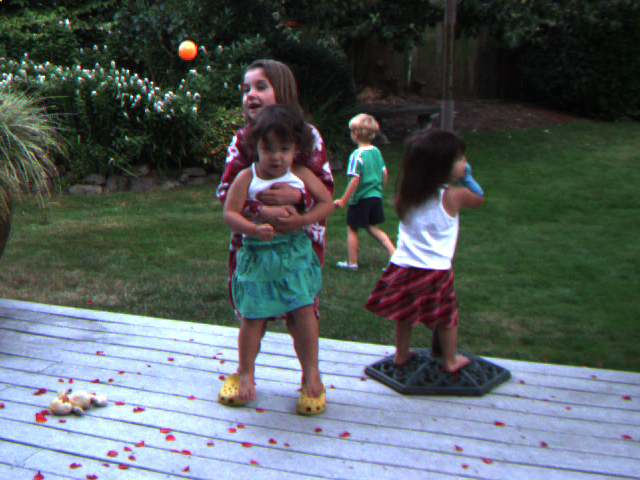
#> input picture CS484 - Introduction to Computer Vision/HW3/HW3/dataset/videos/2/frame07.png, 640 x 480 px; its folder holds only this picture in this run
$ jupyter execute --allow-errors cs484_hw3.ipynb   (shell and % lines are left out)   (older library calls are emulated)
#> lines starting #> are read from the running program, lines starting #| are printed output that depends on the picture; after the words box and inside, x2 and y2 are one past the last pixel; in counts of white or black regions, pixels touching at a corner belong together
[cell 1]
import cv2
import numpy as np
import glob
import os
import matplotlib.pyplot as plt
import re

## Implementation of Single-Scale Lucas-Kanade Alignment

[cell 2]
# [119 lines left out: functions compute_image_gradients, bilinear_interpolate, lucas_kanade_alignment, visualize_alignment, visualize_alignment_with_template, not called in this run]

#> (the rest of this cell did not finish here and is left out)

## Implementation of Pyramidal Lucas-Kanade Alignment

[cell 3]
# [214 lines left out: functions convolve, gaussian_blur, compute_image_gradients, bilinear_interpolate, build_pyramid, lucas_kanade_single_scale and 4 more, not called in this run]

#> (the rest of this cell did not finish here and is left out)

## Implementation of Pyramidal Kanade-Lucas-Tomasi (KLT) Tracker

[cell 4]
def gaussian_blur(I):
    return cv2.GaussianBlur(I, (3,3), sigmaX=1, sigmaY=1)

def compute_image_gradients(I):
    I = I.astype(np.float32)
    Ix = cv2.Sobel(I, cv2.CV_32F, 1, 0, ksize=3)
    Iy = cv2.Sobel(I, cv2.CV_32F, 0, 1, ksize=3)
    return Ix, Iy

# [31 lines left out: functions bilinear_interpolate, build_pyramid, not called in this run]

def harris_corners(I, window_size=3, k=0.04, threshold=1e-5):
    Ix, Iy = compute_image_gradients(I)
    Ixx = Ix * Ix
    Iyy = Iy * Iy
    Ixy = Ix * Iy

    Ixx = gaussian_blur(Ixx)
    Iyy = gaussian_blur(Iyy)
    Ixy = gaussian_blur(Ixy)

    R = (Ixx * Iyy - Ixy**2) - k*(Ixx + Iyy)**2

    corners = []
    offset = window_size//2
    for y in range(offset, I.shape[0]-offset):
        for x in range(offset, I.shape[1]-offset):
            val = R[y,x]
            if val > threshold:
                window = R[y-offset:y+offset+1, x-offset:x+offset+1]
                if val == np.max(window):
                    corners.append((x,y,val))

    corners.sort(key=lambda c: c[2], reverse=True)
    return corners

# [71 lines left out: functions lucas_kanade_point, lucas_kanade_point_pyramid, not called in this run]

def track_corners_klt(frames, bounding_box, harris_thresh=1e-5, harris_k=0.04, corner_count=50,
                      epsilon=1e-3, max_iterations=30, re_detection_rate=5, window_size=15, pyramid_levels=3):
#> called with bounding_box = (170, 35, 40, 30), harris_thresh = 0.001, harris_k = 0.05, corner_count = 30, epsilon = 0.0001, max_iterations = 100000, re_detection_rate = 2, window_size = 15
    x, y, w, h = bounding_box

    I0 = cv2.imread(frames[0], cv2.IMREAD_GRAYSCALE)
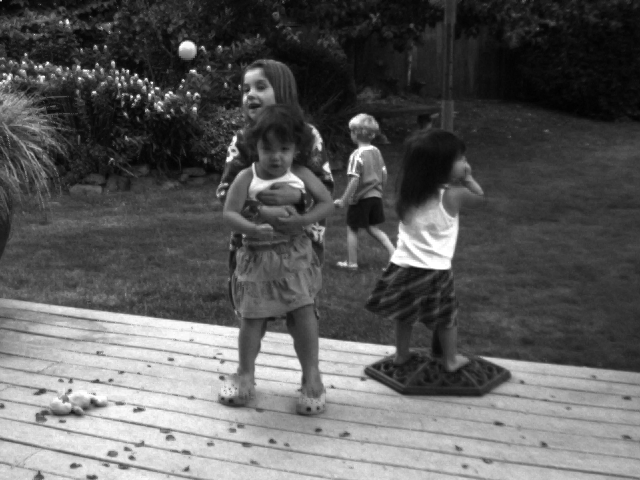
#> I0: shape (480, 640); min 0, max 255, mean 91.7
    if I0 is None:
        raise IOError(f"Could not load frame {frames[0]}")

    corners = harris_corners(I0, threshold=harris_thresh, k=harris_k)
#> in compute_image_gradients, `Ix = cv2.Sobel(I, cv2.CV_32F, 1, 0, ksize=3)`:
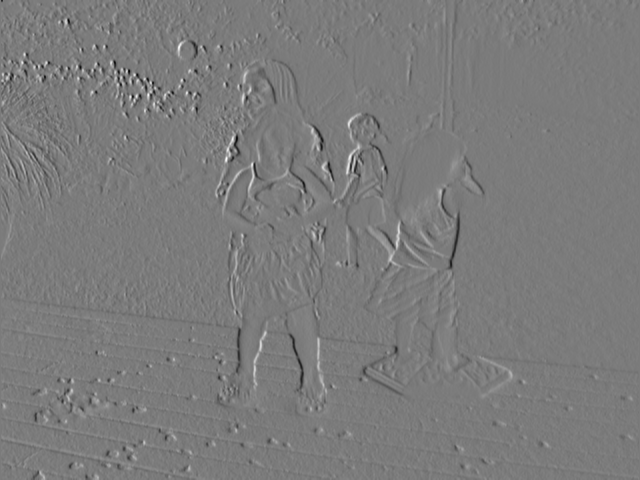
#> Ix: shape (480, 640) float32; min -722, max 765, mean -0.5; drawn with min black and max white
#> in compute_image_gradients, `Iy = cv2.Sobel(I, cv2.CV_32F, 0, 1, ksize=3)`:
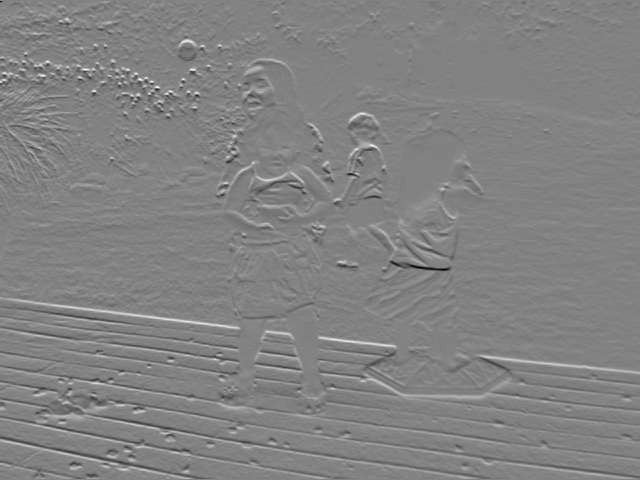
#> Iy: shape (480, 640) float32; min -823, max 791, mean 2.8; drawn with min black and max white
#> in harris_corners, `Ixx = Ix * Ix`:
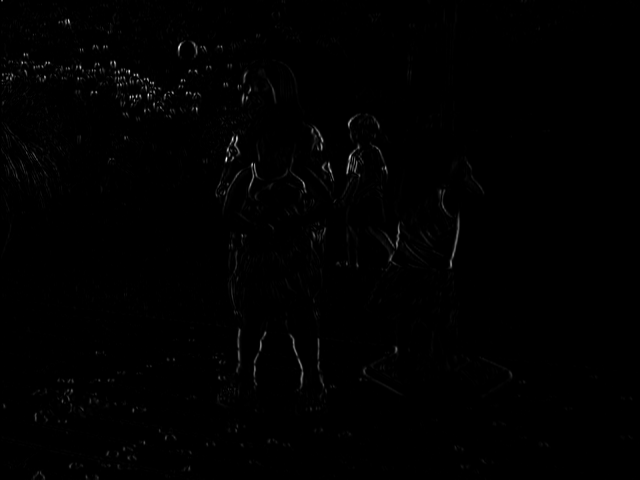
#> Ixx: shape (480, 640) float32; min 0, max 585225, mean 3125; drawn with min black and max white
#> in harris_corners, `Iyy = Iy * Iy`:
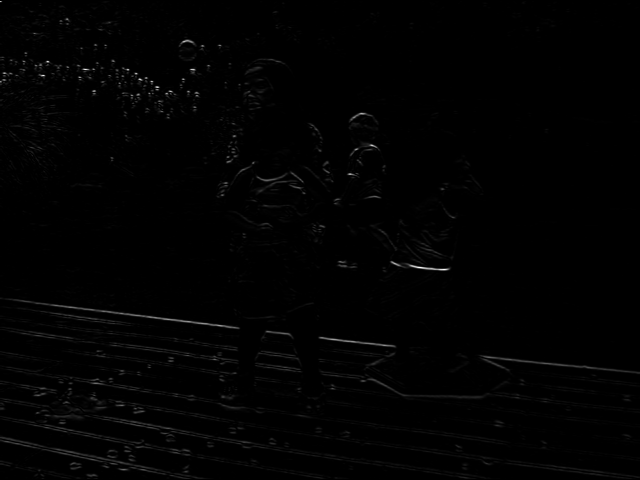
#> Iyy: shape (480, 640) float32; min 0, max 677329, mean 5801.8; drawn with min black and max white
#> in harris_corners, `Ixy = Ix * Iy`:
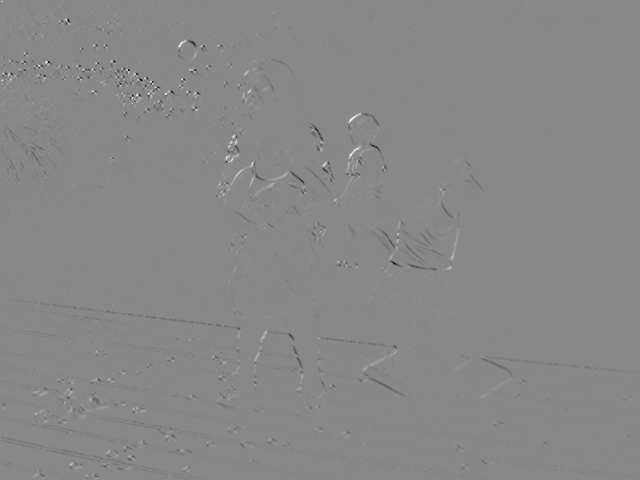
#> Ixy: shape (480, 640) float32; min -265185, max 230232, mean -561.7; drawn with min black and max white
#> after the loop in harris_corners, `for y in range(offset, I.shape[0]-offset):`: corners = 13050 items, first 6: (115, 1, 13394186), (162, 1, 909622.8), (176, 1, 240750.4), (200, 1, 101981.9), (306, 1, 361348.1), (372, 1, 161471.6)
#> corners = 13050 items, first 6: (128, 70, 2.8e+10), (151, 82, 2.39e+10), (47, 62, 2.28e+10), (136, 74, 2.03e+10), (44, 76, 1.78e+10), (131, 96, 1.66e+10)
    corners_inside = [(cx, cy) for (cx, cy, _) in corners if x <= cx < x+w and y <= cy < y+h]
#> corners_inside = 42 pairs, first value 171 to 209, second value 36 to 62
    corners_inside = corners_inside[:corner_count]
#> corners_inside = 30 pairs, first value 171 to 209, second value 36 to 62

    tracked_boxes = [(x, y, w, h)]
    all_corners_per_frame = [corners_inside.copy()]
    prev_frame = I0.copy()

    for i, f in enumerate(frames[1:], start=1):
        I = cv2.imread(f, cv2.IMREAD_GRAYSCALE)
        if I is None:
            raise IOError(f"Could not load frame {f}")

        new_corners = []
        displacements = []
        for (cx, cy) in corners_inside:
            nx, ny = lucas_kanade_point_pyramid(prev_frame, I, cx, cy,
                                                levels=pyramid_levels,
                                                window_size=window_size,
                                                epsilon=epsilon,
                                                max_iterations=max_iterations,
                                                frame_name=os.path.basename(f))
            new_corners.append((nx, ny))
            displacements.append((nx - cx, ny - cy))

        if len(displacements) > 0:
            dx_vals = [d[0] for d in displacements]
            dy_vals = [d[1] for d in displacements]
            median_dx = np.median(dx_vals)
            median_dy = np.median(dy_vals)

            abs_dev_dx = [abs(dx - median_dx) for dx in dx_vals]
            abs_dev_dy = [abs(dy - median_dy) for dy in dy_vals]

            thr = 5.0 * np.mean(abs_dev_dx + abs_dev_dy) if len(abs_dev_dx+abs_dev_dy) > 0 else 0

            filtered_corners = []
            filtered_displacements = []
            for (nx, ny), (dx, dy) in zip(new_corners, displacements):
                dev = abs(dx - median_dx) + abs(dy - median_dy)
                if dev < thr:
                    filtered_corners.append((nx, ny))
                    filtered_displacements.append((dx, dy))
            new_corners = filtered_corners
            displacements = filtered_displacements
        else:
            new_corners = []
            displacements = []

        stable_corners = [(nx, ny) for (nx, ny) in new_corners if x <= nx < x+w and y <= ny < y+h]
        new_corners = stable_corners

        if len(displacements) > 0:
            dx_vals = [d[0] for d in displacements]
            dy_vals = [d[1] for d in displacements]
            box_dx = np.median(dx_vals)
            box_dy = np.median(dy_vals)

        else:
            box_dx, box_dy = 0, 0

        x += box_dx
        y += box_dy
        x, y = int(round(x)), int(round(y))

        corners_inside = new_corners

        if (i % re_detection_rate) == 0 or len(corners_inside) < corner_count:
            corners = harris_corners(I, threshold=harris_thresh, k=harris_k)
            new_candidates = [(cx, cy) for (cx, cy, _) in corners if x <= cx < x+w and y <= cy < y+h]
            needed = corner_count - len(corners_inside)
            corners_inside.extend(new_candidates[:needed])

        tracked_boxes.append((x, y, w, h))
        prev_frame = I
        all_corners_per_frame.append(corners_inside.copy())

    return tracked_boxes, all_corners_per_frame

def visualize_tracking(frames, tracked_boxes, all_corners_per_frame, save_images=False, out_dir="output"):
    if save_images and not os.path.exists(out_dir):
        os.makedirs(out_dir)

    all_results = []

    for i, f in enumerate(frames):
        I = cv2.imread(f)
        if I is None:
            continue
        (x, y, w, h) = tracked_boxes[i]
        corners = all_corners_per_frame[i]

        print(f"Frame {i}: Bounding Box -> x={x}, y={y}, w={w}, h={h}")
        cv2.rectangle(I, (x, y), (x+w, y+h), (0,255,0), 2)
        for (cx, cy) in corners:
            cv2.circle(I, (int(round(cx)), int(round(cy))), 3, (0,0,255), -1)

        all_results.append(I)

        if save_images:
            out_path = os.path.join(out_dir, f"tracked_{i:04d}.png")
            cv2.imwrite(out_path, I)

    cols = 5
    rows = (len(all_results) + cols - 1) // cols

    plt.figure(figsize=(15, rows * 3))
    for i, result in enumerate(all_results):
        plt.subplot(rows, cols, i + 1)
        plt.imshow(cv2.cvtColor(result, cv2.COLOR_BGR2RGB))
        plt.title(f"Frame {i}\nBox: x={tracked_boxes[i][0]}, y={tracked_boxes[i][1]}")
        plt.axis('off')
    plt.tight_layout()
    plt.show()


if __name__ == "__main__":
    video_folder = "/Users/yaseminakin/Desktop/HW3/dataset/videos/2"
    frames = sorted(glob.glob(os.path.join(video_folder, "*.png")),
                    key=lambda f: int(re.findall(r'\d+', os.path.basename(f))[0]))
    crop1 = (265, 140, 100, 240)
    crop2 = (170, 35, 40, 30)
    crop3 = (45, 210, 40, 25)
    bounding_box = crop2

    harris_thresh = 1e-3
    harris_k = 0.05
    corner_count = 30
    epsilon = 1e-4
    max_iterations = 100000
    re_detection_rate = 2
    window_size = 15
    pyramid_levels = 3

    tracked_boxes, all_corners_per_frame = track_corners_klt(
        frames, bounding_box,
        harris_thresh=harris_thresh,
        harris_k=harris_k,
        corner_count=corner_count,
        epsilon=epsilon,
        max_iterations=max_iterations,
        re_detection_rate=re_detection_rate,
        window_size=window_size,
        pyramid_levels=pyramid_levels
    )
#> tracked_boxes = [(170, 35, 40, 30)]; all_corners_per_frame = 1 item

    visualize_tracking(frames, tracked_boxes, all_corners_per_frame, save_images=False)
#> in visualize_tracking, I is the input picture: shape (480, 640, 3); mean B, G, R 96.6, 94.8, 85.4
#> in visualize_tracking, `(x, y, w, h) = tracked_boxes[i]`: x = 170; y = 35; w = 40; h = 30
#> in visualize_tracking, `corners = all_corners_per_frame[i]`: corners has the same summary as corners_inside in track_corners_klt
#| Frame 0: Bounding Box -> x=170, y=35, w=40, h=30
#> in visualize_tracking, `cv2.rectangle(I, (x, y), (x+w, y+h), (0,255,0), 2)`:
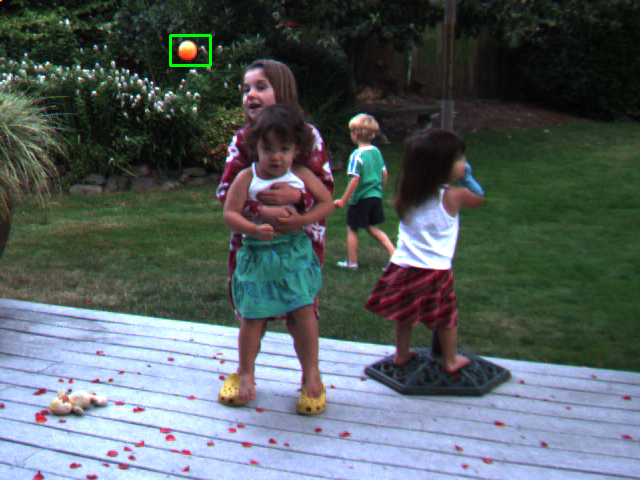
#> I: shape (480, 640, 3); 0.14% of pixels changed, all inside (x1, y1, x2, y2) = (169, 34, 212, 67)
#> the loop in visualize_tracking, `for (cx, cy) in corners:` made 30 passes
#> (cx, cy) on passes 1 to 12: (202, 46), (180, 50), (180, 47), (179, 55), (179, 42), (201, 50), (194, 57), (198, 46), (193, 47), (182, 40), (205, 52), (187, 36)
#> after the loop in visualize_tracking, `for (cx, cy) in corners:`:
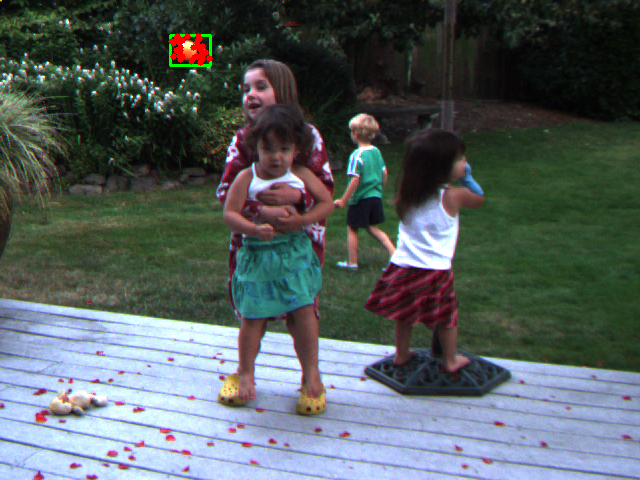
#> I: shape (480, 640, 3); 0.22% of pixels changed, all inside (x1, y1, x2, y2) = (168, 33, 213, 66)
#> in visualize_tracking, `rows = (len(all_results) + cols - 1) // cols`: rows = 1
#> the loop in visualize_tracking, `for i, result in enumerate(all_results):` made 1 pass

$ run again, on CS484 - Introduction to Computer Vision/HW3/HW3/dataset/videos/2/frame11.png
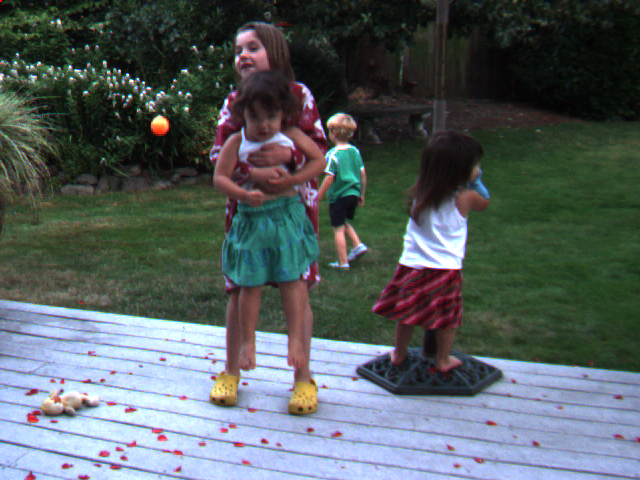
#> input picture CS484 - Introduction to Computer Vision/HW3/HW3/dataset/videos/2/frame11.png, 640 x 480 px
#> in harris_corners, `Ixy = Ix * Iy`:
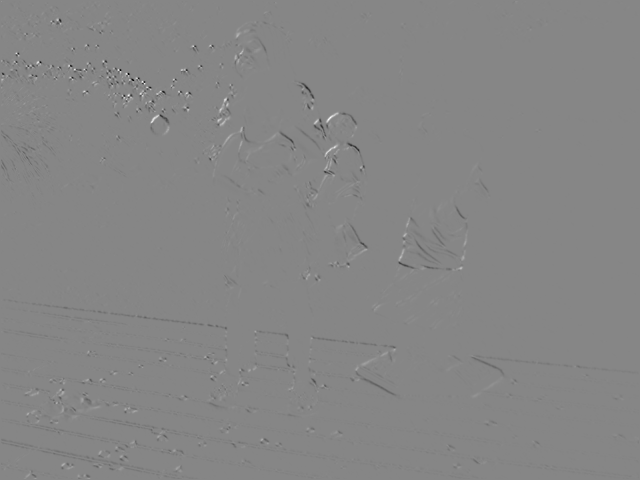
#> Ixy: shape (480, 640) float32; min -289219, max 259965, mean -561.6; drawn with min black and max white
#> after the loop in harris_corners, `for y in range(offset, I.shape[0]-offset):`: corners = 13181 items, first 6: (83, 1, 2308081.2), (107, 1, 8743999), (126, 1, 1237329.4), (169, 1, 318926.4), (191, 1, 155363.7), (235, 1, 543.8)
#> in track_corners_klt, `corners = harris_corners(I0, threshold=harris_thresh, k=harris_k)`: corners = 13181 items, first 6: (119, 70, 3.12e+10), (127, 74, 2.95e+10), (143, 82, 2.86e+10), (39, 62, 1.67e+10), (137, 78, 1.45e+10), (70, 66, 1.42e+10)
#> in track_corners_klt, `corners_inside = [(cx, cy) for (cx, cy, _) in corners if x <= cx < x+w..`: corners_inside = 46 pairs, first value 170 to 208, second value 36 to 64
#> in track_corners_klt, `corners_inside = corners_inside[:corner_count]`: corners_inside = 30 pairs, first value 170 to 208, second value 36 to 64
#> tracked_boxes = [(170, 35, 40, 30)]; all_corners_per_frame = 1 item
#> in visualize_tracking, I is the input picture: shape (480, 640, 3); mean B, G, R 96.8, 95.1, 85.8
#> x = 170; y = 35; w = 40; h = 30
#> in visualize_tracking, `corners = all_corners_per_frame[i]`: corners has the same summary as corners_inside in track_corners_klt
#| Frame 0: Bounding Box -> x=170, y=35, w=40, h=30
#> the loop in visualize_tracking, `for (cx, cy) in corners:` made 30 passes
#> (cx, cy) on passes 1 to 8: (194, 46), (197, 52), (193, 50), (175, 50), (178, 36), (175, 37), (170, 40), (201, 60)
#> after the loop in visualize_tracking, `for (cx, cy) in corners:`:
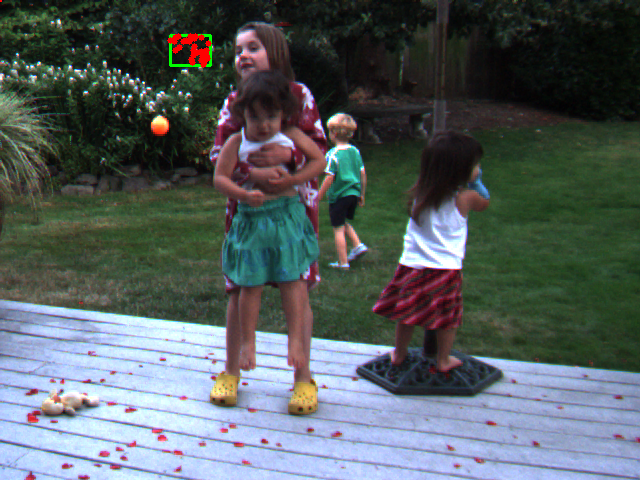
#> I: shape (480, 640, 3); mean B, G, R 96.7, 95.2, 86.2
#> rows = 1
#> the loop in visualize_tracking, `for i, result in enumerate(all_results):` made 1 pass
